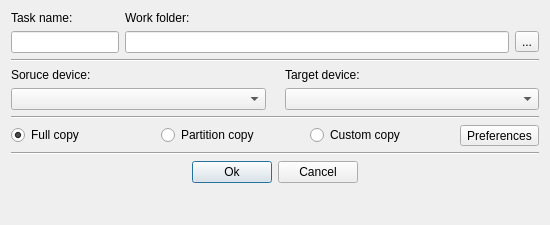
<?xml version="1.0" encoding="UTF-8"?>
<ui version="4.0">
 <class>copyDetectDialog</class>
 <widget class="QDialog" name="copyDetectDialog">
  <property name="windowModality">
   <enum>Qt::WindowModal</enum>
  </property>
  <property name="geometry">
   <rect>
    <x>0</x>
    <y>0</y>
    <width>550</width>
    <height>225</height>
   </rect>
  </property>
  <property name="windowTitle">
   <string>Copying - Device detection</string>
  </property>
  <property name="windowIcon">
   <iconset resource="diskmasterui.qrc">
    <normaloff>:/DiskMasterUI/icons/copy_disk.png</normaloff>:/DiskMasterUI/icons/copy_disk.png</iconset>
  </property>
  <property name="modal">
   <bool>true</bool>
  </property>
  <layout class="QVBoxLayout" name="verticalLayout">
   <item>
    <layout class="QHBoxLayout" name="horizontalLayout_6">
     <item>
      <layout class="QVBoxLayout" name="verticalLayout_3">
       <item>
        <widget class="QLabel" name="label_5">
         <property name="sizePolicy">
          <sizepolicy hsizetype="Preferred" vsizetype="Fixed">
           <horstretch>0</horstretch>
           <verstretch>0</verstretch>
          </sizepolicy>
         </property>
         <property name="text">
          <string>Task name:</string>
         </property>
        </widget>
       </item>
       <item>
        <widget class="QLineEdit" name="taskNameEdit_">
         <property name="sizePolicy">
          <sizepolicy hsizetype="Preferred" vsizetype="Fixed">
           <horstretch>0</horstretch>
           <verstretch>0</verstretch>
          </sizepolicy>
         </property>
        </widget>
       </item>
      </layout>
     </item>
     <item>
      <layout class="QVBoxLayout" name="verticalLayout_4">
       <item>
        <widget class="QLabel" name="label_6">
         <property name="sizePolicy">
          <sizepolicy hsizetype="Preferred" vsizetype="Fixed">
           <horstretch>0</horstretch>
           <verstretch>0</verstretch>
          </sizepolicy>
         </property>
         <property name="text">
          <string>&lt;html&gt;&lt;head/&gt;&lt;body&gt;&lt;p&gt;Work folder:&lt;/p&gt;&lt;/body&gt;&lt;/html&gt;</string>
         </property>
        </widget>
       </item>
       <item>
        <layout class="QHBoxLayout" name="horizontalLayout_5">
         <item>
          <widget class="QLineEdit" name="workFolderEdit_"/>
         </item>
         <item>
          <widget class="QToolButton" name="openFolderButton_2">
           <property name="text">
            <string>...</string>
           </property>
           <property name="icon">
            <iconset resource="diskmasterui.qrc">
             <normaloff>:/DiskMasterUI/icons/folder_home.png</normaloff>:/DiskMasterUI/icons/folder_home.png</iconset>
           </property>
          </widget>
         </item>
        </layout>
       </item>
      </layout>
     </item>
    </layout>
   </item>
   <item>
    <widget class="Line" name="line">
     <property name="orientation">
      <enum>Qt::Horizontal</enum>
     </property>
    </widget>
   </item>
   <item>
    <layout class="QHBoxLayout" name="horizontalLayout">
     <item>
      <layout class="QVBoxLayout" name="verticalLayout_5">
       <item>
        <widget class="QLabel" name="label">
         <property name="sizePolicy">
          <sizepolicy hsizetype="Maximum" vsizetype="Fixed">
           <horstretch>0</horstretch>
           <verstretch>0</verstretch>
          </sizepolicy>
         </property>
         <property name="text">
          <string>Soruce device:</string>
         </property>
        </widget>
       </item>
       <item>
        <widget class="QComboBox" name="sourceCombo_"/>
       </item>
      </layout>
     </item>
     <item>
      <widget class="QLabel" name="label_7">
       <property name="sizePolicy">
        <sizepolicy hsizetype="Maximum" vsizetype="Preferred">
         <horstretch>0</horstretch>
         <verstretch>0</verstretch>
        </sizepolicy>
       </property>
       <property name="text">
        <string/>
       </property>
       <property name="pixmap">
        <pixmap resource="diskmasterui.qrc">:/DiskMasterUI/icons/right_arrow.png</pixmap>
       </property>
      </widget>
     </item>
     <item>
      <layout class="QVBoxLayout" name="verticalLayout_6">
       <item>
        <widget class="QLabel" name="label_3">
         <property name="sizePolicy">
          <sizepolicy hsizetype="Maximum" vsizetype="Fixed">
           <horstretch>0</horstretch>
           <verstretch>0</verstretch>
          </sizepolicy>
         </property>
         <property name="text">
          <string>Target device:</string>
         </property>
        </widget>
       </item>
       <item>
        <widget class="QComboBox" name="targetCombo_">
         <property name="sizePolicy">
          <sizepolicy hsizetype="Preferred" vsizetype="Fixed">
           <horstretch>0</horstretch>
           <verstretch>0</verstretch>
          </sizepolicy>
         </property>
        </widget>
       </item>
      </layout>
     </item>
    </layout>
   </item>
   <item>
    <widget class="Line" name="line_3">
     <property name="orientation">
      <enum>Qt::Horizontal</enum>
     </property>
    </widget>
   </item>
   <item>
    <layout class="QHBoxLayout" name="horizontalLayout_2">
     <item>
      <widget class="QRadioButton" name="fullCopyButton">
       <property name="enabled">
        <bool>true</bool>
       </property>
       <property name="text">
        <string>Full copy</string>
       </property>
       <property name="icon">
        <iconset resource="diskmasterui.qrc">
         <normaloff>:/DiskMasterUI/icons/hard_drive_clone.png</normaloff>:/DiskMasterUI/icons/hard_drive_clone.png</iconset>
       </property>
       <property name="checked">
        <bool>true</bool>
       </property>
      </widget>
     </item>
     <item>
      <widget class="QRadioButton" name="partitionCopyButton">
       <property name="enabled">
        <bool>true</bool>
       </property>
       <property name="text">
        <string>Partition copy</string>
       </property>
       <property name="icon">
        <iconset resource="diskmasterui.qrc">
         <normaloff>:/DiskMasterUI/icons/Partition.png</normaloff>:/DiskMasterUI/icons/Partition.png</iconset>
       </property>
      </widget>
     </item>
     <item>
      <widget class="QRadioButton" name="userCopyButton">
       <property name="text">
        <string>Custom copy</string>
       </property>
       <property name="icon">
        <iconset resource="diskmasterui.qrc">
         <normaloff>:/DiskMasterUI/icons/user_copy.png</normaloff>:/DiskMasterUI/icons/user_copy.png</iconset>
       </property>
      </widget>
     </item>
     <item>
      <widget class="QToolButton" name="toolButton">
       <property name="text">
        <string>Preferences</string>
       </property>
       <property name="icon">
        <iconset resource="diskmasterui.qrc">
         <normaloff>:/DiskMasterUI/icons/preferences.png</normaloff>:/DiskMasterUI/icons/preferences.png</iconset>
       </property>
       <property name="toolButtonStyle">
        <enum>Qt::ToolButtonTextUnderIcon</enum>
       </property>
      </widget>
     </item>
    </layout>
   </item>
   <item>
    <widget class="Line" name="line_2">
     <property name="orientation">
      <enum>Qt::Horizontal</enum>
     </property>
    </widget>
   </item>
   <item>
    <layout class="QHBoxLayout" name="horizontalLayout_4">
     <item>
      <spacer name="horizontalSpacer">
       <property name="orientation">
        <enum>Qt::Horizontal</enum>
       </property>
       <property name="sizeHint" stdset="0">
        <size>
         <width>40</width>
         <height>20</height>
        </size>
       </property>
      </spacer>
     </item>
     <item>
      <widget class="QPushButton" name="okButton">
       <property name="text">
        <string>Ok</string>
       </property>
      </widget>
     </item>
     <item>
      <widget class="QPushButton" name="cancelButton">
       <property name="text">
        <string>Cancel</string>
       </property>
      </widget>
     </item>
     <item>
      <spacer name="horizontalSpacer_3">
       <property name="orientation">
        <enum>Qt::Horizontal</enum>
       </property>
       <property name="sizeHint" stdset="0">
        <size>
         <width>40</width>
         <height>20</height>
        </size>
       </property>
      </spacer>
     </item>
    </layout>
   </item>
   <item>
    <spacer name="verticalSpacer">
     <property name="orientation">
      <enum>Qt::Vertical</enum>
     </property>
     <property name="sizeHint" stdset="0">
      <size>
       <width>20</width>
       <height>40</height>
      </size>
     </property>
    </spacer>
   </item>
  </layout>
  <zorder></zorder>
  <zorder>line</zorder>
  <zorder>line_2</zorder>
  <zorder>verticalSpacer</zorder>
  <zorder>line_3</zorder>
 </widget>
 <resources>
  <include location="diskmasterui.qrc"/>
 </resources>
 <connections>
  <connection>
   <sender>okButton</sender>
   <signal>clicked()</signal>
   <receiver>copyDetectDialog</receiver>
   <slot>accept()</slot>
   <hints>
    <hint type="sourcelabel">
     <x>260</x>
     <y>208</y>
    </hint>
    <hint type="destinationlabel">
     <x>112</x>
     <y>130</y>
    </hint>
   </hints>
  </connection>
  <connection>
   <sender>cancelButton</sender>
   <signal>clicked()</signal>
   <receiver>copyDetectDialog</receiver>
   <slot>reject()</slot>
   <hints>
    <hint type="sourcelabel">
     <x>341</x>
     <y>208</y>
    </hint>
    <hint type="destinationlabel">
     <x>379</x>
     <y>127</y>
    </hint>
   </hints>
  </connection>
  <connection>
   <sender>toolButton</sender>
   <signal>clicked()</signal>
   <receiver>copyDetectDialog</receiver>
   <slot>copySettingClicked()</slot>
   <hints>
    <hint type="sourcelabel">
     <x>485</x>
     <y>144</y>
    </hint>
    <hint type="destinationlabel">
     <x>459</x>
     <y>199</y>
    </hint>
   </hints>
  </connection>
  <connection>
   <sender>fullCopyButton</sender>
   <signal>clicked()</signal>
   <receiver>copyDetectDialog</receiver>
   <slot>fullCopyClicked()</slot>
   <hints>
    <hint type="sourcelabel">
     <x>33</x>
     <y>152</y>
    </hint>
    <hint type="destinationlabel">
     <x>63</x>
     <y>200</y>
    </hint>
   </hints>
  </connection>
  <connection>
   <sender>partitionCopyButton</sender>
   <signal>clicked()</signal>
   <receiver>copyDetectDialog</receiver>
   <slot>partitionCopyClicked()</slot>
   <hints>
    <hint type="sourcelabel">
     <x>198</x>
     <y>147</y>
    </hint>
    <hint type="destinationlabel">
     <x>169</x>
     <y>194</y>
    </hint>
   </hints>
  </connection>
  <connection>
   <sender>userCopyButton</sender>
   <signal>clicked()</signal>
   <receiver>copyDetectDialog</receiver>
   <slot>userCopyClicked()</slot>
   <hints>
    <hint type="sourcelabel">
     <x>310</x>
     <y>142</y>
    </hint>
    <hint type="destinationlabel">
     <x>148</x>
     <y>182</y>
    </hint>
   </hints>
  </connection>
 </connections>
 <slots>
  <slot>copySettingClicked()</slot>
  <slot>fullCopyClicked()</slot>
  <slot>partitionCopyClicked()</slot>
  <slot>userCopyClicked()</slot>
 </slots>
</ui>
